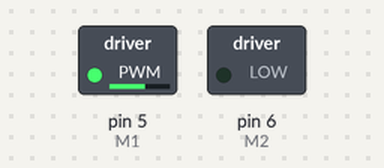
Bench run of a sketch on a simulated Arduino Uno, built with avr-gcc and run on an emulated ATmega328P. Shown: switched loads named in the sketch (green lamp = pin HIGH).

Above: at 0.1 s.
Timing chart, 0 to 1.6 s (numbered marks = the images above):
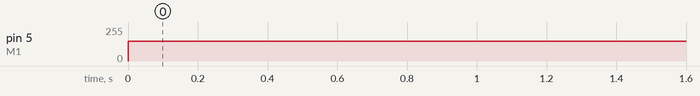

Measured:
- by itself, pin 5 (M1): 0/255 → 150/255 at 0.00 s

The sketch:

ex01_1.ino
```cpp
  int M1 = 5; //#1 Motor Input A
  int M2 = 6; //#2 Motor Input A

  int speed = 150;

  void setup() {
  pinMode(M1, OUTPUT);    // 5번핀 출력모드
  pinMode(M2, OUTPUT);    // 6번핀 출력모드
  }

  void loop() {
  analogWrite(M1, 0);
  analogWrite(M2, speed);
  analogWrite(M1, speed);
  analogWrite(M2, 0);
  delay(3000);           // 3초간 대기 후 반복
}
```
